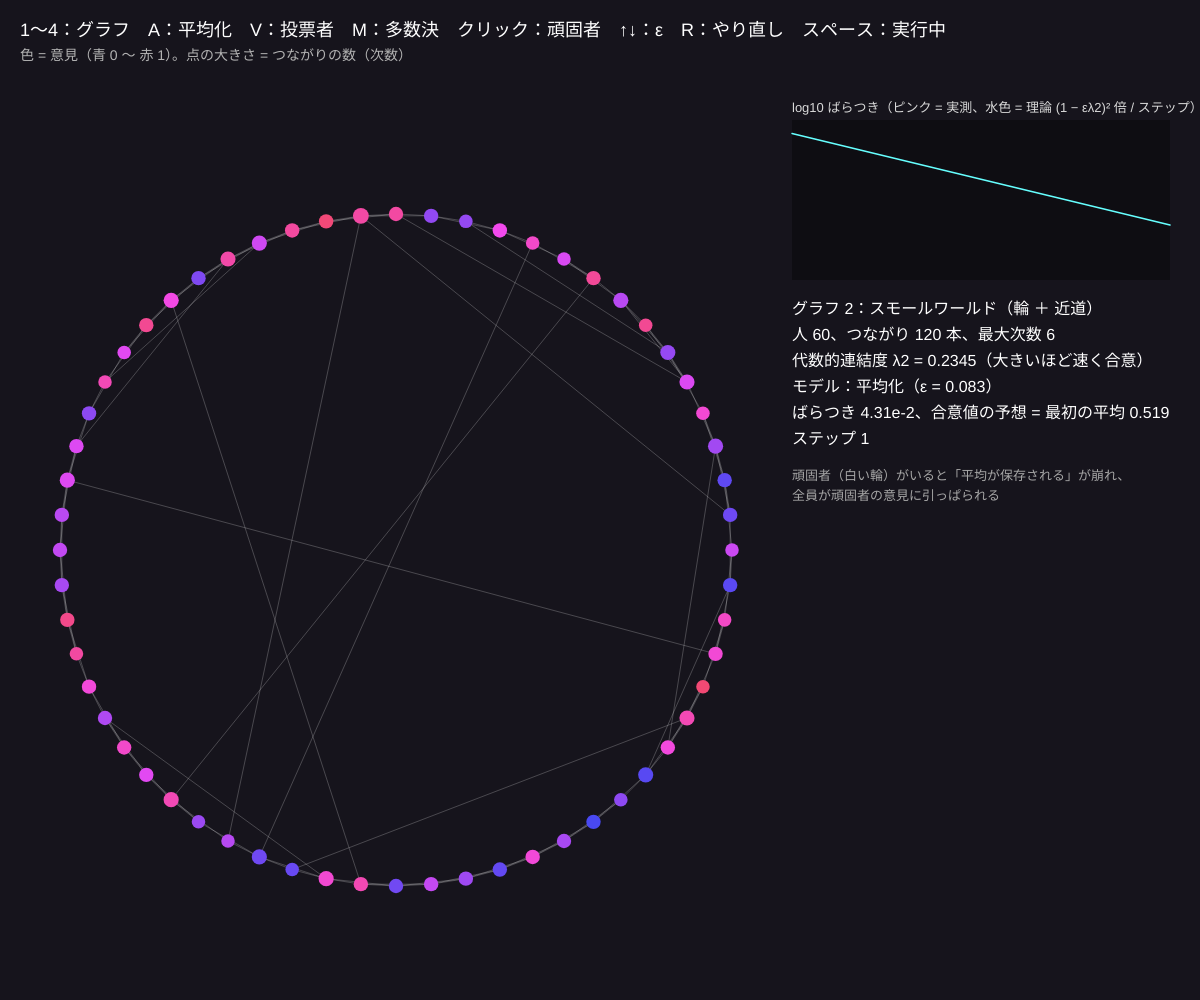
Frame 1 (no input)
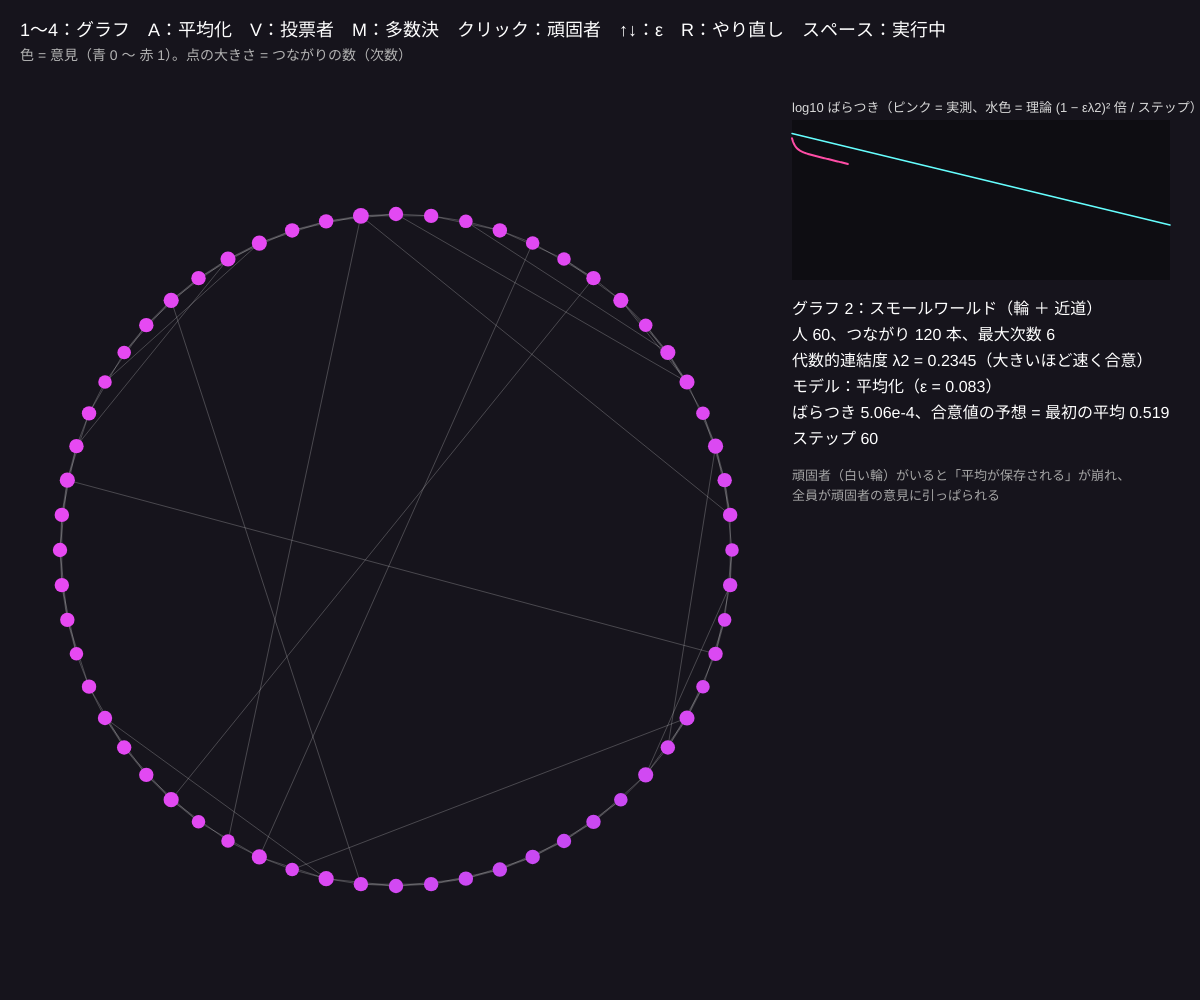
Frame 60 (no input)
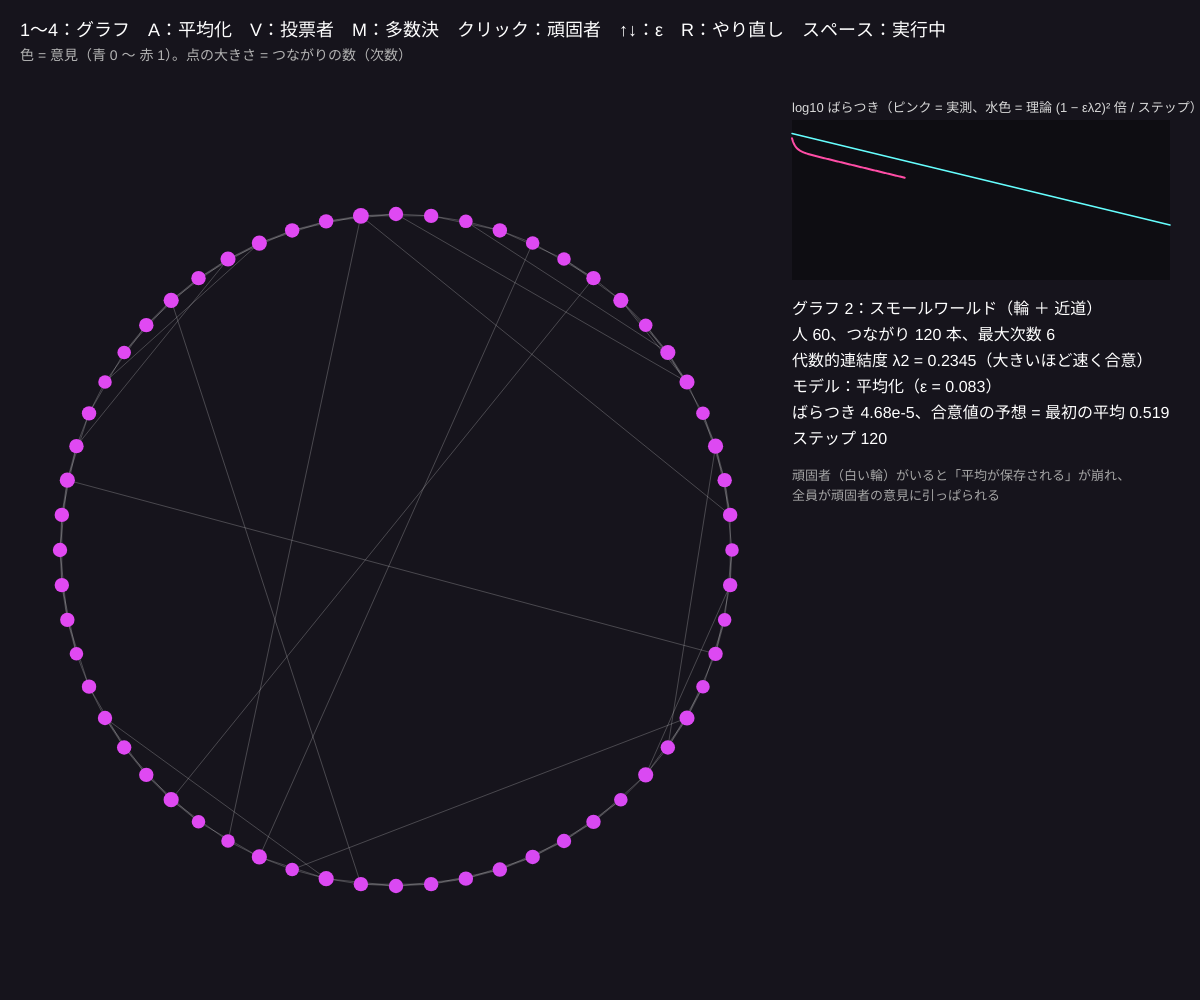
Frame 120 (the mouse pressed at the canvas centre since frame 60)

The p5.js sketch that drew these frames (run headless with seeded random() and noise() and a simulated clock; from frame 60 on, the mouse is pressed at the canvas centre):

// p5.js sketch
// ── sketch.js
// ============================================
// 13 合意と多数決 ─ ネットワークの上の意見
// A 平均化（合意）：となりの意見との差の ε 倍だけ近づく。x ← x ＋ ε Σ(xj − x)。速さはグラフの「代数的連結度 λ2」で決まる
// V 投票者モデル：ランダムに選ばれた人が、となりの 1 人の意見をまねる / M 多数決：となりの多数派に合わせる
// 1〜4 = グラフ（輪・スモールワールド・近い者どうし・スケールフリー）/ A・V・M = モデル / クリック = 頑固者（意見を変えない）
// ↑↓ = ε（平均化の強さ）/ R = 意見をバラバラに / スペース = 一時停止
// ============================================

let NN = 60;                  // ★ 人（ノード）の数
let rewire = 0.15;            // ★ スモールワールドのつなぎ替え確率
let eps = 0.5;                // ε の倍率（実際は ε = この値 / 最大次数）
let rule = 'A', graphId = 2;
let nodes = [], edges = [], adj = [];
let lambda2 = 0, epsNow = 0, var0 = 1, tStep = 0, doneAt = -1, initMean = 0;
let hist = [], paused = false;
const NAMES = { 1: '輪（となり 2 人ずつ）', 2: 'スモールワールド（輪 ＋ 近道）', 3: '近い者どうし（ランダム幾何）', 4: 'スケールフリー（人気者がいる）' };

function setup() {
  createCanvas(windowWidth, windowHeight);
  colorMode(HSB, 360, 100, 100, 100);
  buildGraph(graphId);
}

function addEdge(a, b) { if (a === b || adj[a].includes(b)) return; adj[a].push(b); adj[b].push(a); edges.push([a, b]); }
function buildGraph(id) {
  graphId = id; nodes = []; edges = []; adj = [];
  for (let i = 0; i < NN; i++) { nodes.push({ x: 0, y: 0, v: 0, stub: false }); adj.push([]); }
  let cx = width * 0.33, cy = height * 0.55, R = Math.min(width * 0.28, height * 0.38);
  for (let i = 0; i < NN; i++) { let a = (i / NN) * Math.PI * 2; nodes[i].x = cx + R * Math.cos(a); nodes[i].y = cy + R * Math.sin(a); }
  if (id === 1 || id === 2) {
    for (let i = 0; i < NN; i++) for (let d = 1; d <= 2; d++) {
      let j = (i + d) % NN;
      if (id === 2 && Math.random() < rewire) j = Math.floor(Math.random() * NN);   // 近道につなぎ替え
      addEdge(i, j);
    }
  } else if (id === 3) {
    for (let i = 0; i < NN; i++) { nodes[i].x = cx + (Math.random() - 0.5) * 2 * R; nodes[i].y = cy + (Math.random() - 0.5) * 2 * R; }
    for (let i = 0; i < NN; i++) for (let j = i + 1; j < NN; j++) if (Math.hypot(nodes[i].x - nodes[j].x, nodes[i].y - nodes[j].y) < R * 0.36) addEdge(i, j);
  } else {
    addEdge(0, 1); addEdge(1, 2); addEdge(2, 0);                                     // バラバシ・アルバートのつながり方
    for (let i = 3; i < NN; i++) {
      for (let m = 0; m < 2; m++) {
        let ends = edges.flat(), j = ends[Math.floor(Math.random() * ends.length)];  // 次数に比例して選ぶ
        addEdge(i, j);
      }
    }
    springLayout(cx, cy, R);
  }
  connectAll();
  computeLambda2();
  resetOpinions();
}
// ばらばらの島があれば、一番近い 2 人をつないで 1 つにする
function connectAll() {
  for (let guard = 0; guard < NN; guard++) {
    let comp = new Array(NN).fill(-1), q = [0]; comp[0] = 0;
    while (q.length) { let a = q.pop(); for (let b of adj[a]) if (comp[b] < 0) { comp[b] = 0; q.push(b); } }
    let out = comp.findIndex((c) => c < 0);
    if (out < 0) return;
    let best = 0, bd = 1e9;
    for (let i = 0; i < NN; i++) if (comp[i] === 0) { let d = Math.hypot(nodes[i].x - nodes[out].x, nodes[i].y - nodes[out].y); if (d < bd) { bd = d; best = i; } }
    addEdge(best, out);
  }
}

// ★ ラプラシアン L = D − A の 2 番目に小さい固有値 λ2 を べき乗法で求める（合意の速さを決める）
function computeLambda2() {
  let maxDeg = Math.max(...adj.map((a) => a.length)), c = 2 * maxDeg + 1;
  epsNow = eps / maxDeg;
  let v = Array.from({ length: NN }, () => Math.random() - 0.5), mu = 0;
  for (let it = 0; it < 3000; it++) {
    let m = v.reduce((a, b) => a + b, 0) / NN; v = v.map((x) => x - m);       // 全員同じ向き（固有値 0）を取り除く
    let w = v.map((x, i) => c * x - (adj[i].length * x - adj[i].reduce((s, j) => s + v[j], 0)));   // (cI − L) v
    let nrm = Math.hypot(...w) || 1;
    mu = w.reduce((s, x, i) => s + x * v[i], 0) / (Math.hypot(...v) ** 2 || 1);
    v = w.map((x) => x / nrm);
  }
  lambda2 = Math.max(0, c - mu);
}

function resetOpinions() {
  for (let n of nodes) n.v = n.stub ? 1 : rule === 'A' ? Math.random() : Math.random() < 0.5 ? 1 : 0;
  tStep = 0; doneAt = -1; hist = [];
  initMean = nodes.reduce((s, n) => s + n.v, 0) / NN;
  var0 = disagreement();
}
function disagreement() { let m = nodes.reduce((s, n) => s + n.v, 0) / NN; return nodes.reduce((s, n) => s + (n.v - m) ** 2, 0) / NN; }

// ★ 1 ステップ
function updateOnce() {
  if (rule === 'A') {
    let nv = nodes.map((n, i) => n.stub ? n.v : n.v + epsNow * adj[i].reduce((s, j) => s + nodes[j].v - n.v, 0));
    nodes.forEach((n, i) => (n.v = constrain(nv[i], 0, 1)));
  } else {
    for (let r = 0; r < NN; r++) {                                  // 1 ステップ = 全員が平均 1 回ずつ
      let i = Math.floor(Math.random() * NN); if (nodes[i].stub || adj[i].length === 0) continue;
      if (rule === 'V') nodes[i].v = nodes[adj[i][Math.floor(Math.random() * adj[i].length)]].v;   // となりの 1 人をまねる
      else { let s = adj[i].reduce((a, j) => a + nodes[j].v, 0) * 2 - adj[i].length; if (s > 0) nodes[i].v = 1; else if (s < 0) nodes[i].v = 0; }   // 多数派に合わせる（同数なら変えない）
    }
  }
  tStep++;
}

function draw() {
  background(255, 30, 11);
  if (!paused) for (let s = 0; s < (rule === 'A' ? 1 : 3); s++) updateOnce();
  let dis = disagreement(), red = nodes.filter((n) => n.v > 0.5).length / NN;
  if (doneAt < 0 && (rule === 'A' ? dis < 1e-6 : red === 0 || red === 1)) doneAt = tStep;
  hist.push(rule === 'A' ? Math.log10(Math.max(dis, 1e-12)) : red); if (hist.length > 400) hist.shift();
  // ---- グラフを描く
  stroke(0, 0, 100, 22); strokeWeight(1);
  for (let [a, b] of edges) line(nodes[a].x, nodes[a].y, nodes[b].x, nodes[b].y);
  noStroke();
  for (let i = 0; i < NN; i++) {
    let n = nodes[i], d = 4 + 1.6 * Math.sqrt(adj[i].length);
    fill(lerp(220, 360, n.v) % 360, 70, 95); circle(n.x, n.y, d * 2);
    if (n.stub) { noFill(); stroke(0, 0, 100); strokeWeight(3); circle(n.x, n.y, d * 2 + 8); noStroke(); }
  }

  // ---- 右：数字とグラフ
  let gx = width * 0.66, gw = width - gx - 30, gy = 120, gh = 160;
  fill(0, 0, 0, 35); rect(gx, gy, gw, gh);
  if (rule === 'A') {
    // 理論：ばらつきは毎ステップ (1 − ε λ2)² 倍ずつ小さくなる（一番遅いモード）
    let rate = 2 * Math.log10(Math.max(Math.abs(1 - epsNow * lambda2), 1e-12)), lo = -12, hi = 0;
    let Y = (v) => gy + gh - constrain((v - lo) / (hi - lo), 0, 1) * gh, start = tStep - hist.length;
    stroke(180, 60, 100); strokeWeight(1.5);
    line(gx, Y(Math.log10(var0) + rate * Math.max(start, 0)), gx + gw, Y(Math.log10(var0) + rate * (start + 400)));
    noFill(); stroke(330, 70, 100); strokeWeight(2);
    beginShape(); for (let i = 0; i < hist.length; i++) vertex(gx + (i / 399) * gw, Y(hist[i])); endShape();
    noStroke(); fill(0, 0, 85); textSize(13); text('log10 ばらつき（ピンク = 実測、水色 = 理論 (1 − ελ2)² 倍 / ステップ）', gx, gy - 8);
  } else {
    stroke(0, 0, 100, 30); line(gx, gy + gh / 2, gx + gw, gy + gh / 2);
    noFill(); stroke(0, 80, 100); strokeWeight(2);
    beginShape(); for (let i = 0; i < hist.length; i++) vertex(gx + (i / 399) * gw, gy + gh - hist[i] * gh); endShape();
    noStroke(); fill(0, 0, 85); textSize(13); text('赤い意見の人の割合', gx, gy - 8);
  }
  fill(0, 0, 100); textSize(16);
  let info = ['グラフ ' + graphId + '：' + NAMES[graphId], '人 ' + NN + '、つながり ' + edges.length + ' 本、最大次数 ' + Math.max(...adj.map((a) => a.length)),
    '代数的連結度 λ2 = ' + nf(lambda2, 1, 4) + '（大きいほど速く合意）',
    'モデル：' + (rule === 'A' ? '平均化（ε = ' + nf(epsNow, 1, 3) + '）' : rule === 'V' ? '投票者モデル' : '多数決'),
    rule === 'A' ? 'ばらつき ' + dis.toExponential(2) + '、合意値の予想 = 最初の平均 ' + nf(initMean, 1, 3) : '赤 ' + nf(red * 100, 1, 0) + ' %、青 ' + nf((1 - red) * 100, 1, 0) + ' %',
    'ステップ ' + tStep + (doneAt >= 0 ? '　→ ' + doneAt + ' ステップで' + (rule === 'A' ? '合意' : '全員一致') : '')];
  for (let i = 0; i < info.length; i++) text(info[i], gx, gy + gh + 34 + i * 26);
  fill(0, 0, 65); textSize(13);
  text('頑固者（白い輪）がいると「平均が保存される」が崩れ、', gx, gy + gh + 34 + 6 * 26 + 10);
  text('全員が頑固者の意見に引っぱられる', gx, gy + gh + 34 + 6 * 26 + 30);

  fill(0, 0, 100); textSize(18);
  text('1〜4：グラフ　A：平均化　V：投票者　M：多数決　クリック：頑固者　↑↓：ε　R：やり直し　スペース：' + (paused ? '停止中' : '実行中'), 20, 36);
  fill(0, 0, 70); textSize(14);
  text('色 = 意見（青 0 〜 赤 1）。点の大きさ = つながりの数（次数）', 20, 60);
}

function mousePressed() {
  for (let n of nodes) if (Math.hypot(n.x - mouseX, n.y - mouseY) < 14) { n.stub = !n.stub; if (n.stub) n.v = 1; return; }
}
function keyPressed() {
  let k = parseInt(key);
  if (k >= 1 && k <= 4) { for (let n of nodes) n.stub = false; buildGraph(k); }
  if (key === 'a' || key === 'A') { rule = 'A'; resetOpinions(); }
  if (key === 'v' || key === 'V') { rule = 'V'; resetOpinions(); }
  if (key === 'm' || key === 'M') { rule = 'M'; resetOpinions(); }
  if (key === UP_ARROW) { eps = Math.min(eps + 0.1, 0.9); computeLambda2(); }
  if (key === DOWN_ARROW) { eps = Math.max(eps - 0.1, 0.1); computeLambda2(); }
  if (key === 'r' || key === 'R') resetOpinions();
  if (key === ' ') paused = !paused;
}

// ---------- やってみよう ----------
// 1. A（平均化）で 1（輪）と 2（スモールワールド）を比べる。近道が少しあるだけで λ2 が何倍になり、合意は何倍速くなる？
// 2. 合意したときの値は「最初の平均」と同じ？ 頑固者を 1 人クリックしてから R すると、合意値はどうなる？
// 3. V（投票者）では、全員一致までに何ステップかかる？ 4（スケールフリー）だと人気者の意見が広まりやすい？
// 4. M（多数決）で 1（輪）にすると、色のかたまりが残って止まる。多数決は「局所的な合意」で固まりやすい
// 5. 投票者モデルで頑固者を 1 人置くと、いつかは全員がその意見になる。少数派でも折れない人の力

// ==================================================
// ここから下は「グラフの道具」です（ばねで並べる）
// ==================================================
function springLayout(cx, cy, R) {
  for (let i = 0; i < NN; i++) { nodes[i].x = cx + (Math.random() - 0.5) * R; nodes[i].y = cy + (Math.random() - 0.5) * R; }
  for (let it = 0; it < 300; it++) {
    let fx = new Array(NN).fill(0), fy = new Array(NN).fill(0);
    for (let i = 0; i < NN; i++) for (let j = i + 1; j < NN; j++) {        // みんな反発
      let dx = nodes[i].x - nodes[j].x, dy = nodes[i].y - nodes[j].y, d2 = dx * dx + dy * dy + 1;
      let f = 3000 / d2; fx[i] += dx * f / Math.sqrt(d2); fy[i] += dy * f / Math.sqrt(d2); fx[j] -= dx * f / Math.sqrt(d2); fy[j] -= dy * f / Math.sqrt(d2);
    }
    for (let [a, b] of edges) {                                              // つながりはばね
      let dx = nodes[b].x - nodes[a].x, dy = nodes[b].y - nodes[a].y;
      fx[a] += dx * 0.02; fy[a] += dy * 0.02; fx[b] -= dx * 0.02; fy[b] -= dy * 0.02;
    }
    for (let i = 0; i < NN; i++) {
      fx[i] += (cx - nodes[i].x) * 0.01; fy[i] += (cy - nodes[i].y) * 0.01;
      nodes[i].x = constrain(nodes[i].x + constrain(fx[i], -10, 10), cx - R, cx + R); nodes[i].y = constrain(nodes[i].y + constrain(fy[i], -10, 10), cy - R, cy + R);
    }
  }
}
